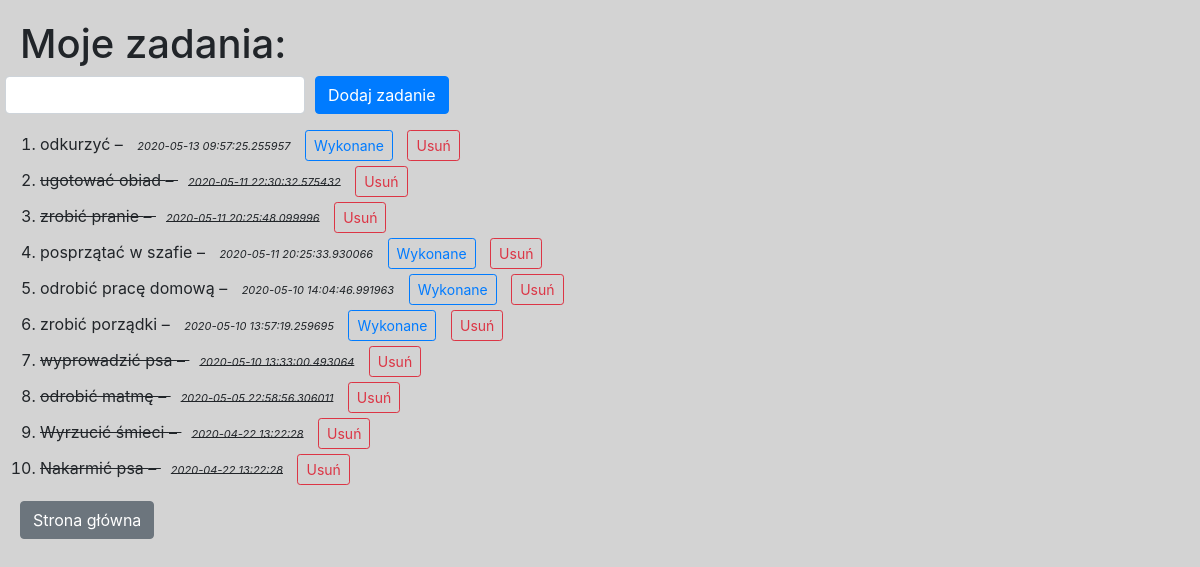
/zadania, run on an earlier commit of the app's database.
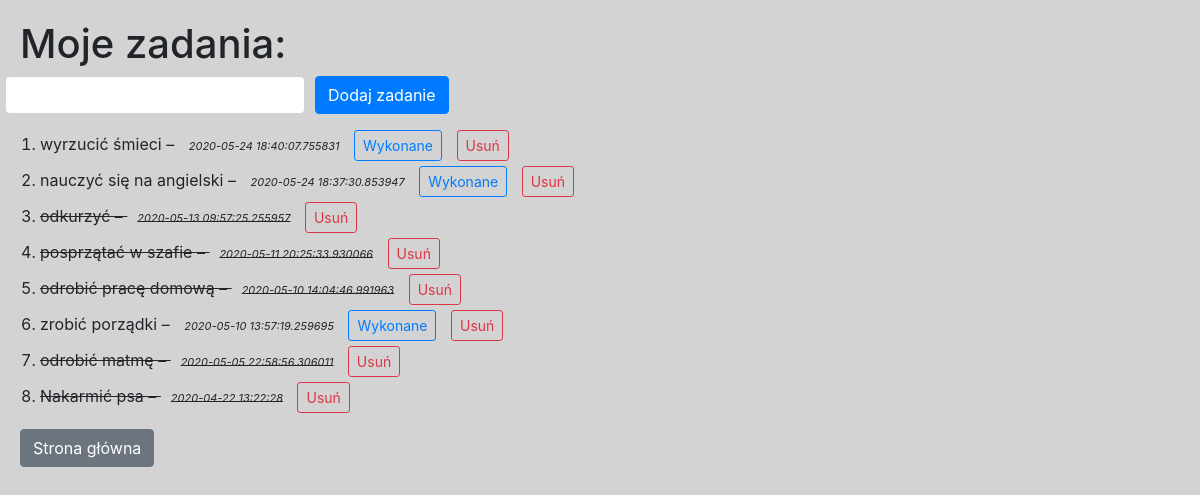
And on a later commit of the database.
### tables this page shows
CREATE TABLE zadania (
    id integer primary key autoincrement, -- unikalny indentyfikator
    zadanie text not null, -- opis zadania do wykonania
    zrobione boolean not null, -- informacja czy zadania zostalo juz wykonane
    data_pub datetime not null -- data dodania zadania
);

### todo.py (the view, shortened to what this page needs)
@app.route('/zadania', methods=['GET', 'POST'])
def zadania():
    error = None
    db = get_db()
    kursor = db.execute('SELECT * FROM zadania ORDER BY data_pub DESC;')
    zadania = kursor.fetchall()
    return render_template('zadania_lista.html', zadania=zadania, error=error)

### todo.py (called while the page is built)
def get_db():
    if not g.get('db'):  # jeżeli brak połączenia, to je tworzymy
        con = sqlite3.connect(app.config['DATABASE'])
        con.row_factory = sqlite3.Row
        g.db = con  # zapisujemy połączenie w kontekście aplikacji
    return g.db  # zwracamy połączenie z bazą

### templates/zadania_lista.html (shortened to what this page needs)
<html>
  <head>
<link rel="stylesheet" href="https://maxcdn.bootstrapcdn.com/bootstrap/4.4.1/css/bootstrap.min.css">
    <link rel="stylesheet" type="text/css" href="{{ url_for('static', filename='style.css') }}">
  </head>
  </head>
  <body>
    <h1>{{ config.SITE_NAME }}:</h1>
  <form class="add-form" method="POST" action="{{ url_for('zadania') }}">
    <div class="row">
        <input type="text" class="form-control" name="zadanie" value=""/>
        <button type="submit" class="btn btn-primary">Dodaj zadanie</button>
    </div>
 </form>
  <ol>
      {% for zadanie in zadania %}
        <li>
          {% if zadanie.zrobione %}
            <span class="done">{{ zadanie.zadanie }} – <em>{{ zadanie.data_pub }}</em></span>
          {% else %}
            {{ zadanie.zadanie }} – <em>{{ zadanie.data_pub }}</em>
          {% endif %}
          {% if not zadanie.zrobione %}
            <form method="POST" action="{{ url_for('zrobione') }}">
              <button type="submit" class="btn btn-outline-primary btn-sm">Wykonane</button>
            </form>
          {% endif %}
           <form method="POST" action="{{ url_for('usun') }}">
              <button type="submit" class="btn btn-outline-danger btn-sm">Usuń</button>
            </form>
        </li>
      {% endfor %}
    </ol>
<a href="{{ url_for('index') }}" class="btn btn-secondary">Strona główna</a>
  </body>
</html>

### static/style.css (style rules this page uses)
body { margin-top: 20px; background-color: lightgrey; }
h1, p, a { margin-left: 20px; }
.add-form { margin-left: 20px; }
ol { text-align: left; }
em { font-size: 11px; margin-left: 10px; }
form { display: inline-block; margin-bottom: 0; }
input[name="zadanie"] { width: 300px; }
li { margin-bottom: 5px; }
button { padding: 3px 5px; cursor: pointer; color: blue; font-size: 12px/1.5em; background: red; border: 1px solid grey; margin-left: 10px; }
.done { text-decoration: line-through; }

What changed in the data, as far as the page shows it:
removed zadania: zadanie "ugotować obiad", data_pub "2020-05-11 22:30:32.575432"
removed zadania: zadanie "zrobić pranie", data_pub "2020-05-11 20:25:48.099996"
removed zadania: zadanie "wyprowadzić psa", data_pub "2020-05-10 13:33:00.493064"
removed zadania: zadanie "Wyrzucić śmieci", data_pub "2020-04-22 13:22:28"
added zadania: zadanie "wyrzucić śmieci", data_pub "2020-05-24 18:40:07.755831"
added zadania: zadanie "nauczyć się na angielski", data_pub "2020-05-24 18:37:30.853947"
changed zadania "odkurzyć": zrobione False → True (drawn)
changed zadania "posprzątać w szafie": zrobione False → True (drawn)
changed zadania "odrobić pracę domową": zrobione False → True (drawn)
